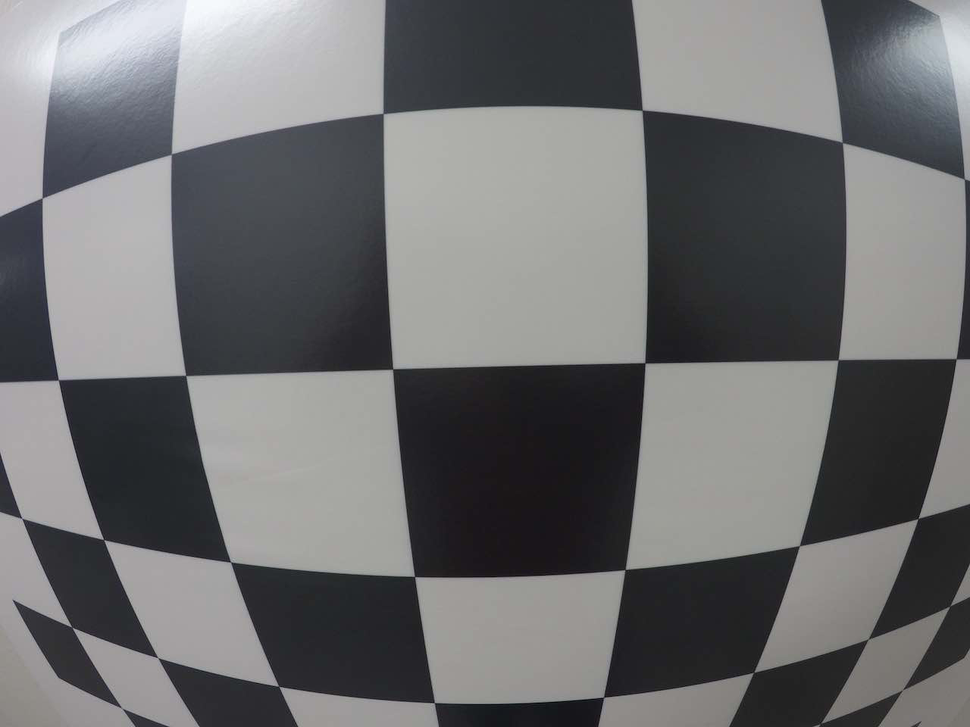
#> input picture 6_camera_calibration/test_images/test_image.png, 970 x 727 px, shrunk from 1280 x 960 before the run
$ python 2_camera_calibration.py
#> lines starting #> are read from the running program, lines starting #| are printed output that depends on the picture; after the words box and inside, x2 and y2 are one past the last pixel; in counts of white or black regions, pixels touching at a corner belong together
import pickle
import cv2
import numpy as np
import matplotlib.pyplot as plt
import glob
import matplotlib.image as mpimg

# # Read in the saved objpoints and imgpoints
# dist_pickle = pickle.load(open("wide_dist_pickle.p", "rb"))
# objpoints = dist_pickle["objpoints"]
# imgpoints = dist_pickle["imgpoints"]
#
# # Read in an image
# img = cv2.imread('test_images/test_image.png')


def getPoints():
    # prepare object points, like (0,0,0), (1,0,0), (2,0,0) ....,(6,5,0)
    objp = np.zeros((6 * 8, 3), np.float32)
    objp[:, :2] = np.mgrid[0:8, 0:6].T.reshape(-1, 2)

    # Arrays to store object points and image points from all the images.
    objpoints = []  # 3d points in real world space
    imgpoints = []  # 2d points in image plane.

    # Make a list of calibration images
    images = glob.glob('calibration_wide/GO*.jpg')

    # Step through the list and search for chessboard corners
    for idx, fname in enumerate(images):
        img = cv2.imread(fname)
        gray = cv2.cvtColor(img, cv2.COLOR_BGR2GRAY)

        # Find the chessboard corners
        ret, corners = cv2.findChessboardCorners(gray, (8, 6), None)

        # If found, add object points, image points
        if ret == True:
            objpoints.append(objp)
            imgpoints.append(corners)

            # Draw and display the corners
            cv2.drawChessboardCorners(img, (8, 6), corners, ret)
            # [4 lines of commented-out code are left out]
            print(fname)

    print("read images done!")
    cv2.destroyAllWindows()
    return objpoints, imgpoints


def calibration(img, objpoints, imgpoints):
    # Test undistortion on an image
    # img = cv2.imread('calibration_wide/test_image.jpg')
    img_size = (img.shape[1], img.shape[0])

    # Do camera calibration given object points and image points
    ret, mtx, dist, rvecs, tvecs = cv2.calibrateCamera(objpoints, imgpoints, img_size, None, None)

    dst = cv2.undistort(img, mtx, dist, None, mtx)

    # Save the camera calibration result for later use (we won't worry about rvecs / tvecs)
    dist_pickle = {"mtx": mtx, "dist": dist}
    pickle.dump(dist_pickle, open("calibration_wide/wide_dist_pickle.p", "wb"))

    dst = cv2.cvtColor(dst, cv2.COLOR_BGR2RGB)

    return dst


# TODO: Write a function that takes an image, object points, and image points
# performs the camera calibration, image distortion correction and
# returns the undistorted image
def cal_undistort(img, objpoints, imgpoints):
    # Use cv2.calibrateCamera() and cv2.undistort()
    undist = np.copy(img)  # Delete this line
    return undist


def main():
    img = cv2.imread('test_images/test_image.png')
#> img is the input picture: shape (727, 970, 3); mean B, G, R 110.9, 109.7, 109.3
    objpoints, imgpoints = getPoints()
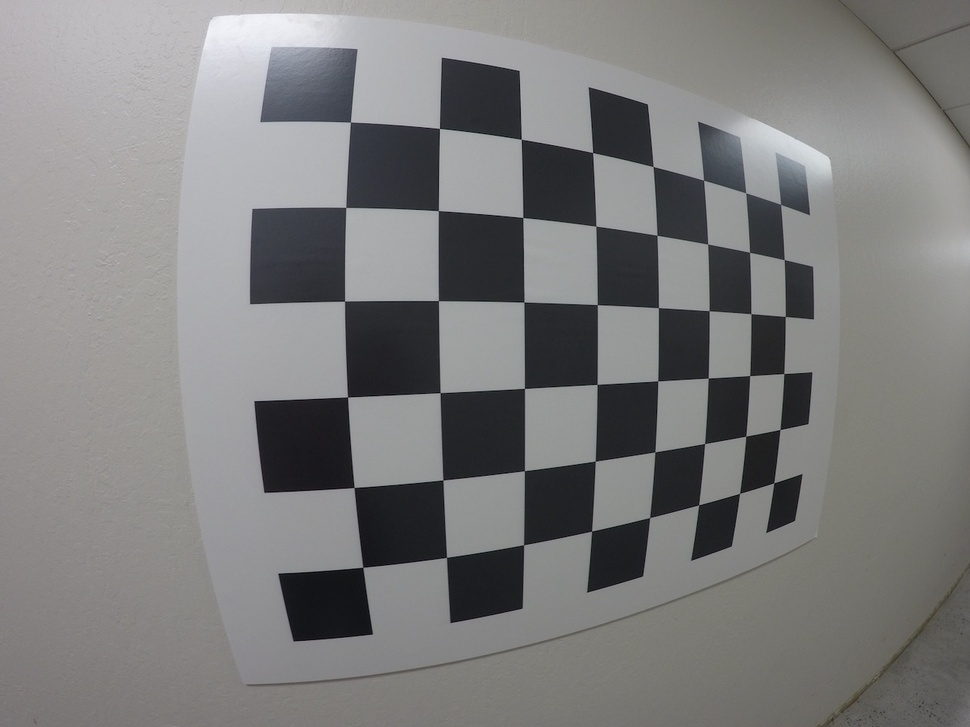
#> input picture 6_camera_calibration/calibration_wide/GOPR0032.jpg, 970 x 727 px, shrunk from 1280 x 960 before the run
#> in getPoints, img is the input picture: shape (727, 970, 3); mean B, G, R 124.7, 124.9, 125.1
#> in getPoints, `ret, corners = cv2.findChessboardCorners(gray, (8, 6), None)`: ret = True; corners = 48 rows, first 8: [350.4, 122], [439.4, 128.4], [521.3, 139.2], [592.7, 152.7], [653.1, 166.5], [703.6, 180.2], [745.7, 192.7], [780.6, 204.5]
#> in getPoints, `cv2.drawChessboardCorners(img, (8, 6), corners, ret)`:
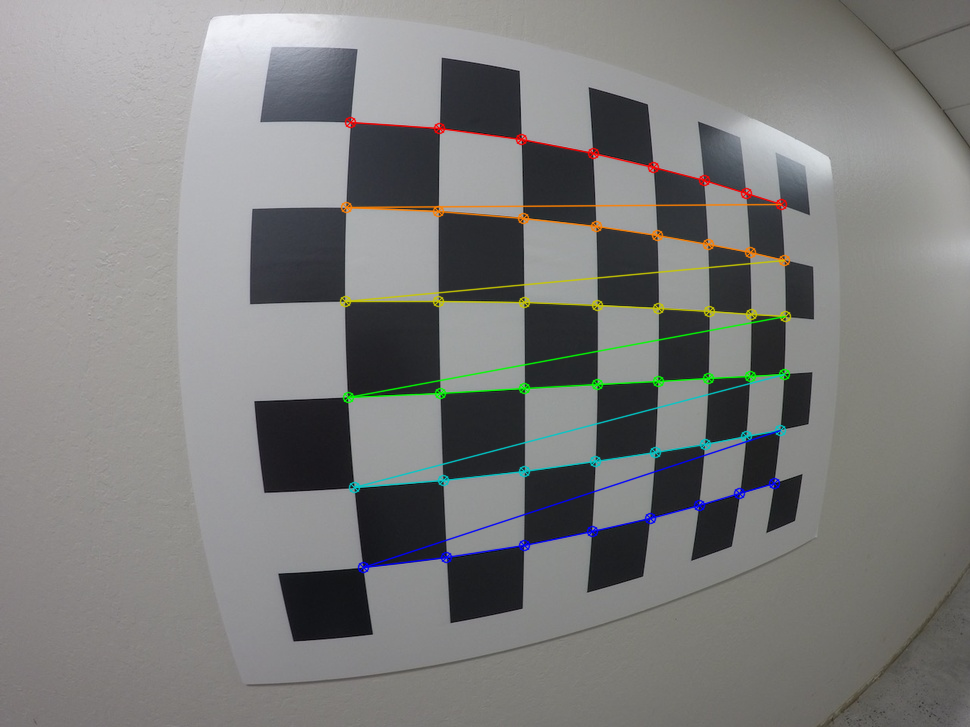
#> img: shape (727, 970, 3); 2.55% of pixels changed, all inside (x1, y1, x2, y2) = (339, 116, 792, 574)
#> objpoints = 1 item; imgpoints = 1 item

    undistorted = calibration(img, objpoints, imgpoints)
#> in calibration, `ret, mtx, dist, rvecs, tvecs = cv2.calibrateCamera(objpoints, imgpoint..`: ret = 0.256; mtx = [[382.6, 0, 484.1], [0, 383.8, 375.4], [0, 0, 1]]; dist = [[-0.222, 0.0884, -0.000206, 0.0058, -0.0261]]; rvecs = ([0.0812, -0.295, -0.0252],); tvecs = ([-1.48, -2.76, 3.64],)
#> in calibration, `dst = cv2.undistort(img, mtx, dist, None, mtx)`:
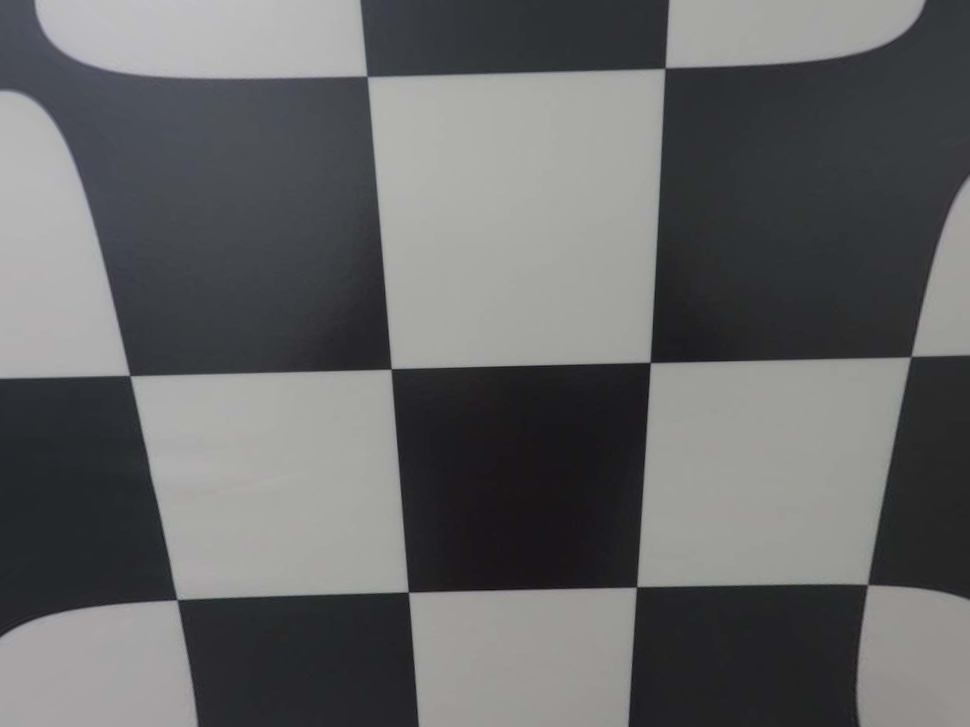
#> dst: shape (727, 970, 3); mean B, G, R 103.1, 102.4, 101.6
#> in calibration, `dist_pickle = {"mtx": mtx, "dist": dist}`: dist_pickle = {'mtx': [[382.6, 0, 484.1], [0, 383.8, 375.4], [0, 0, 1]], 'dist': [[-0.222, 0.0884, -0.000206, 0.0058, -0.0261]]}

    f, (ax1, ax2) = plt.subplots(1, 2, figsize=(24, 9))
    f.tight_layout()
    ax1.imshow(img)
    ax1.set_title('Original Image', fontsize=50)
    ax2.imshow(undistorted)
    ax2.set_title('Undistorted Image', fontsize=50)
    plt.subplots_adjust(left=0., right=1, top=0.9, bottom=0.)

    plt.show()
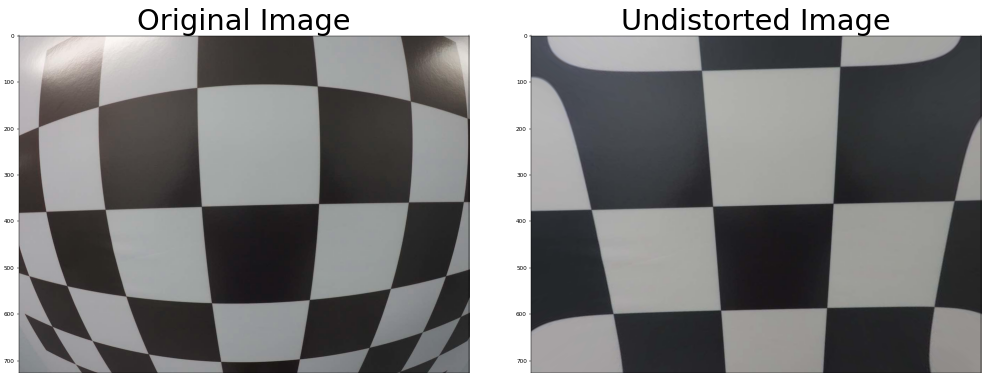
#> figure drawn by matplotlib, 2 panels; B, G, R data is drawn as R, G, B


if __name__ == "__main__":
    main()
